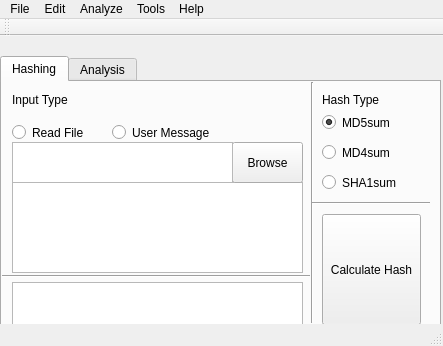
<?xml version="1.0" encoding="UTF-8"?>
<ui version="4.0">
 <class>MainWindow</class>
 <widget class="QMainWindow" name="MainWindow">
  <property name="geometry">
   <rect>
    <x>0</x>
    <y>0</y>
    <width>443</width>
    <height>346</height>
   </rect>
  </property>
  <property name="windowTitle">
   <string>MainWindow</string>
  </property>
  <widget class="QWidget" name="centralWidget">
   <widget class="QTabWidget" name="tabWidget">
    <property name="geometry">
     <rect>
      <x>0</x>
      <y>20</y>
      <width>441</width>
      <height>281</height>
     </rect>
    </property>
    <property name="currentIndex">
     <number>0</number>
    </property>
    <widget class="QWidget" name="hashtab">
     <property name="toolTip">
      <string>&lt;html&gt;&lt;head/&gt;&lt;body&gt;&lt;p&gt;Hash Tab&lt;/p&gt;&lt;/body&gt;&lt;/html&gt;</string>
     </property>
     <property name="statusTip">
      <string>Hash Tab</string>
     </property>
     <property name="whatsThis">
      <string>Hash tab</string>
     </property>
     <property name="accessibleName">
      <string>Hash</string>
     </property>
     <attribute name="title">
      <string>Hashing</string>
     </attribute>
     <widget class="QPlainTextEdit" name="messageInput">
      <property name="geometry">
       <rect>
        <x>10</x>
        <y>100</y>
        <width>291</width>
        <height>91</height>
       </rect>
      </property>
     </widget>
     <widget class="QPushButton" name="pushButton">
      <property name="geometry">
       <rect>
        <x>320</x>
        <y>132</y>
        <width>99</width>
        <height>111</height>
       </rect>
      </property>
      <property name="text">
       <string>Calculate Hash</string>
      </property>
     </widget>
     <widget class="QRadioButton" name="radioButton_3">
      <property name="geometry">
       <rect>
        <x>320</x>
        <y>90</y>
        <width>102</width>
        <height>21</height>
       </rect>
      </property>
      <property name="text">
       <string>SHA1sum</string>
      </property>
      <attribute name="buttonGroup">
       <string notr="true">buttonGroup</string>
      </attribute>
     </widget>
     <widget class="QRadioButton" name="radioButton">
      <property name="geometry">
       <rect>
        <x>320</x>
        <y>30</y>
        <width>102</width>
        <height>21</height>
       </rect>
      </property>
      <property name="text">
       <string>MD5sum</string>
      </property>
      <property name="checked">
       <bool>true</bool>
      </property>
      <attribute name="buttonGroup">
       <string notr="true">buttonGroup</string>
      </attribute>
     </widget>
     <widget class="QRadioButton" name="radioButton_2">
      <property name="geometry">
       <rect>
        <x>320</x>
        <y>60</y>
        <width>102</width>
        <height>21</height>
       </rect>
      </property>
      <property name="text">
       <string>MD4sum</string>
      </property>
      <attribute name="buttonGroup">
       <string notr="true">buttonGroup</string>
      </attribute>
     </widget>
     <widget class="QRadioButton" name="readFile">
      <property name="enabled">
       <bool>true</bool>
      </property>
      <property name="geometry">
       <rect>
        <x>10</x>
        <y>40</y>
        <width>102</width>
        <height>21</height>
       </rect>
      </property>
      <property name="text">
       <string>Read File</string>
      </property>
      <property name="checkable">
       <bool>true</bool>
      </property>
      <property name="checked">
       <bool>false</bool>
      </property>
      <attribute name="buttonGroup">
       <string notr="true">buttonGroup_2</string>
      </attribute>
     </widget>
     <widget class="QRadioButton" name="readMessage">
      <property name="geometry">
       <rect>
        <x>110</x>
        <y>40</y>
        <width>121</width>
        <height>21</height>
       </rect>
      </property>
      <property name="text">
       <string>User Message</string>
      </property>
      <attribute name="buttonGroup">
       <string notr="true">buttonGroup_2</string>
      </attribute>
     </widget>
     <widget class="QLabel" name="label">
      <property name="geometry">
       <rect>
        <x>320</x>
        <y>10</y>
        <width>81</width>
        <height>16</height>
       </rect>
      </property>
      <property name="text">
       <string>Hash Type</string>
      </property>
     </widget>
     <widget class="Line" name="line">
      <property name="geometry">
       <rect>
        <x>300</x>
        <y>0</y>
        <width>20</width>
        <height>241</height>
       </rect>
      </property>
      <property name="orientation">
       <enum>Qt::Vertical</enum>
      </property>
     </widget>
     <widget class="Line" name="line_2">
      <property name="geometry">
       <rect>
        <x>310</x>
        <y>120</y>
        <width>118</width>
        <height>3</height>
       </rect>
      </property>
      <property name="orientation">
       <enum>Qt::Horizontal</enum>
      </property>
     </widget>
     <widget class="QTextEdit" name="hashResult">
      <property name="geometry">
       <rect>
        <x>10</x>
        <y>200</y>
        <width>291</width>
        <height>51</height>
       </rect>
      </property>
     </widget>
     <widget class="QPushButton" name="browseFileToHash">
      <property name="geometry">
       <rect>
        <x>230</x>
        <y>60</y>
        <width>71</width>
        <height>41</height>
       </rect>
      </property>
      <property name="text">
       <string>Browse</string>
      </property>
     </widget>
     <widget class="QTextEdit" name="filePath">
      <property name="geometry">
       <rect>
        <x>10</x>
        <y>60</y>
        <width>221</width>
        <height>41</height>
       </rect>
      </property>
     </widget>
     <widget class="Line" name="line_3">
      <property name="geometry">
       <rect>
        <x>-3</x>
        <y>179</y>
        <width>311</width>
        <height>31</height>
       </rect>
      </property>
      <property name="orientation">
       <enum>Qt::Horizontal</enum>
      </property>
     </widget>
     <widget class="QLabel" name="label_3">
      <property name="geometry">
       <rect>
        <x>10</x>
        <y>10</y>
        <width>71</width>
        <height>16</height>
       </rect>
      </property>
      <property name="text">
       <string>Input Type</string>
      </property>
     </widget>
    </widget>
    <widget class="QWidget" name="tab_3">
     <attribute name="title">
      <string>Analysis</string>
     </attribute>
    </widget>
   </widget>
  </widget>
  <widget class="QMenuBar" name="menuBar">
   <property name="geometry">
    <rect>
     <x>0</x>
     <y>0</y>
     <width>443</width>
     <height>20</height>
    </rect>
   </property>
   <widget class="QMenu" name="menuHash_Sums">
    <property name="title">
     <string>File</string>
    </property>
   </widget>
   <widget class="QMenu" name="menuEncrypt">
    <property name="title">
     <string>Edit</string>
    </property>
    <addaction name="actionEdit"/>
   </widget>
   <widget class="QMenu" name="menuDecrypt">
    <property name="title">
     <string>Analyze</string>
    </property>
   </widget>
   <widget class="QMenu" name="menuTools">
    <property name="title">
     <string>Tools</string>
    </property>
   </widget>
   <widget class="QMenu" name="menuHelp">
    <property name="title">
     <string>Help</string>
    </property>
   </widget>
   <addaction name="menuHash_Sums"/>
   <addaction name="menuEncrypt"/>
   <addaction name="menuDecrypt"/>
   <addaction name="menuTools"/>
   <addaction name="menuHelp"/>
  </widget>
  <widget class="QToolBar" name="mainToolBar">
   <attribute name="toolBarArea">
    <enum>TopToolBarArea</enum>
   </attribute>
   <attribute name="toolBarBreak">
    <bool>false</bool>
   </attribute>
  </widget>
  <widget class="QStatusBar" name="statusBar"/>
  <action name="actionEdit">
   <property name="text">
    <string>Edit</string>
   </property>
  </action>
 </widget>
 <layoutdefault spacing="6" margin="11"/>
 <resources/>
 <connections/>
 <buttongroups>
  <buttongroup name="buttonGroup_2"/>
  <buttongroup name="buttonGroup"/>
 </buttongroups>
</ui>
